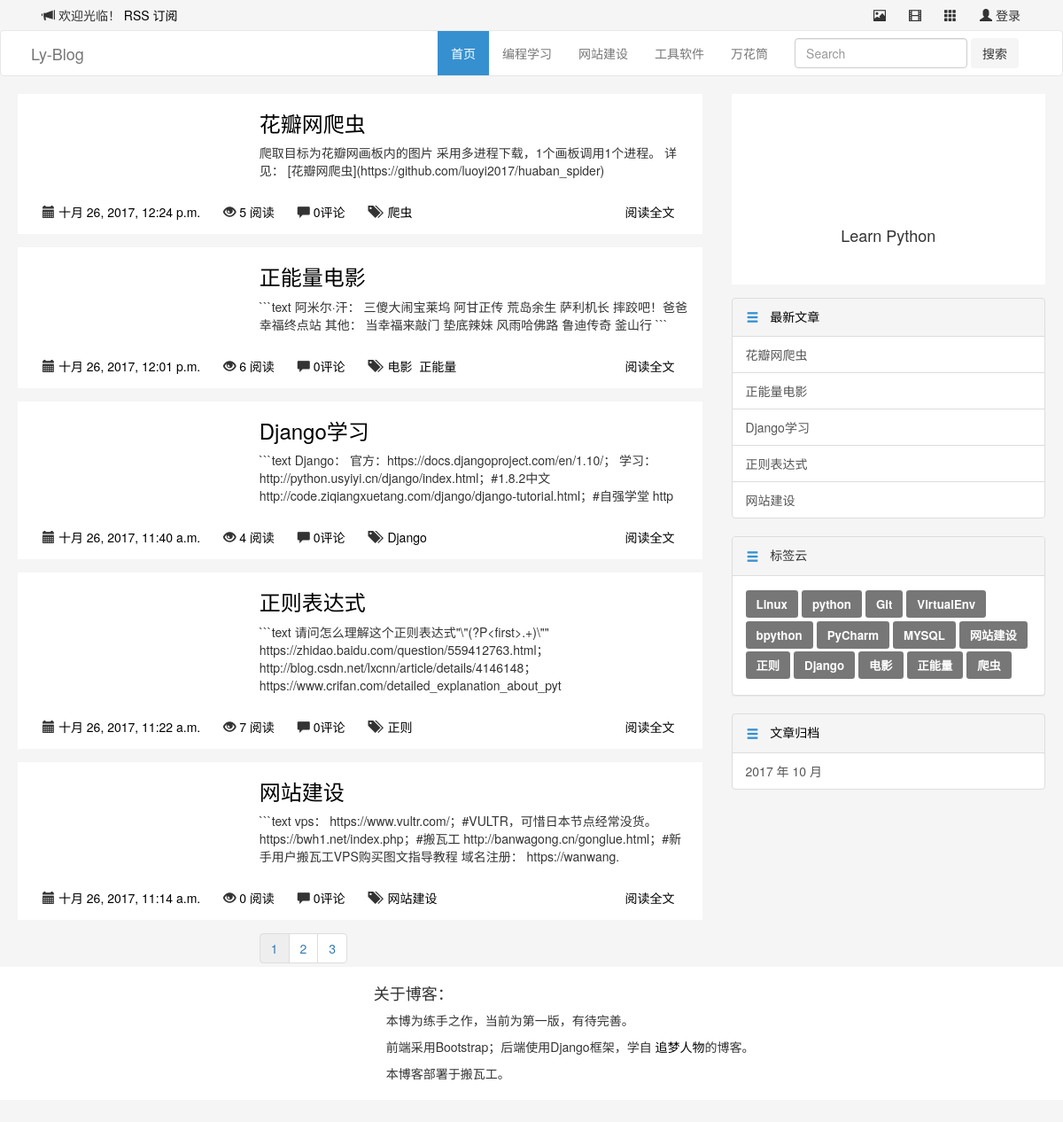
/, run on an earlier commit of the app's database.
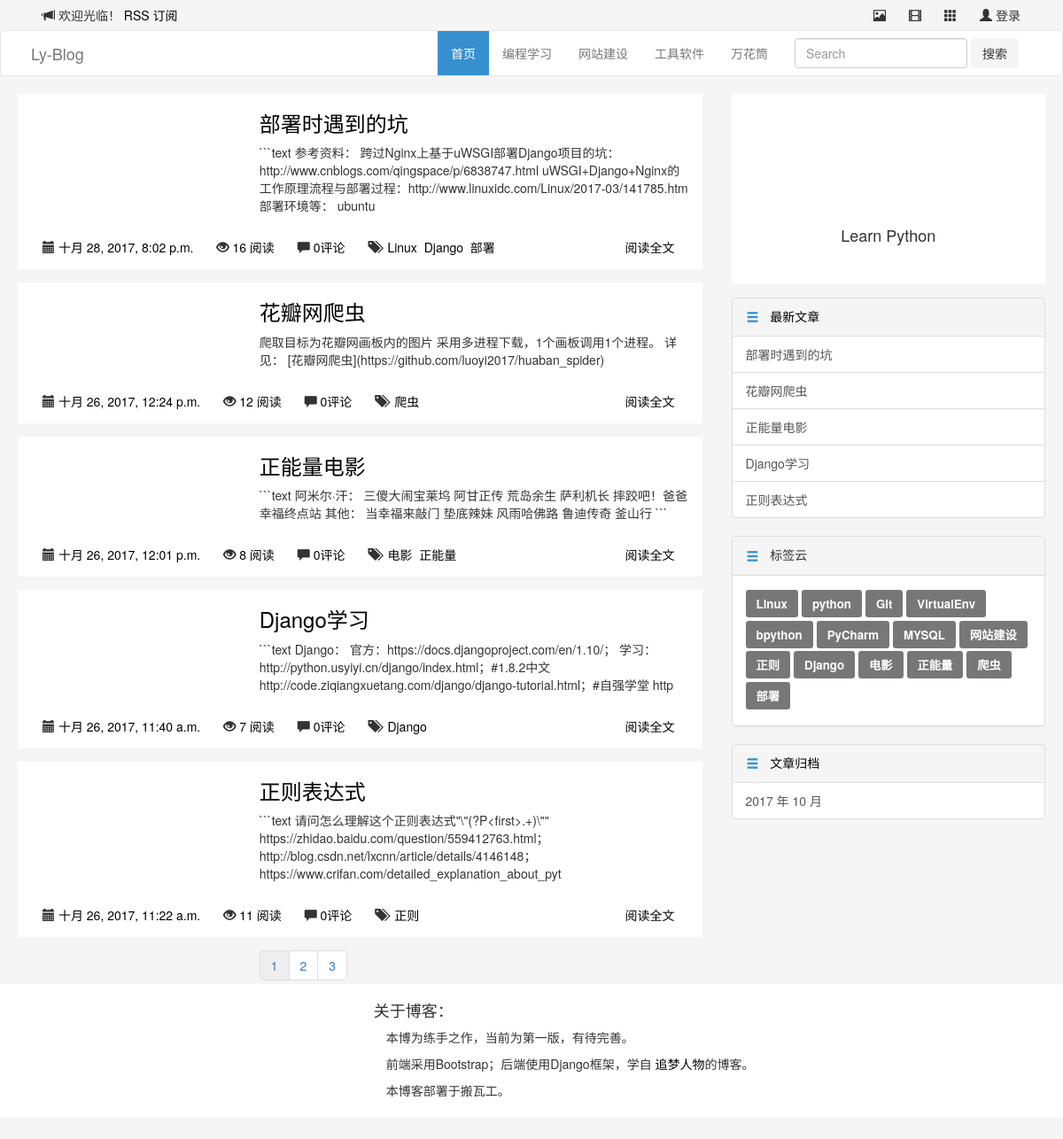
And on a later commit of the database.
### blog/models.py (models this page shows, shortened)
@python_2_unicode_compatible
class Category(models.Model):
    name = models.CharField(max_length=100)

@python_2_unicode_compatible
class Article(models.Model):
    title = models.CharField(max_length=70)
    body = models.TextField()
    created_time = models.DateTimeField()
    modified_time = models.DateTimeField()
    excerpt = models.CharField(max_length=200, blank=True)
    category = models.ForeignKey(Category)
    tags = models.ManyToManyField(Tag, blank=True)
    author = models.ForeignKey(User)
    views = models.PositiveIntegerField(default=0)
    def get_absolute_url(self):
        return reverse('blog:detail', kwargs={'pk': self.pk})
    class Meta:
        ordering = ['-created_time']

@python_2_unicode_compatible
class Tag(models.Model):
    name = models.CharField(max_length=100)

### blog/views.py (the view, shortened to what this page needs)
# urls.py: url(r'^$', views.IndexView.as_view(), name='index'),
class IndexView(ListView):
    model = Article
    template_name = 'blog/index.html'
    context_object_name = 'article_list'
    paginate_by = 5
    def get_context_data(self, **kwargs):
        context = super().get_context_data(**kwargs)
        paginator = context.get('paginator')
        page = context.get('page_obj')
        is_paginated = context.get('is_paginated')
        pagination_data = self.pagination_data(paginator, page, is_paginated)
        context.update(pagination_data)
        return context
    def pagination_data(self, paginator, page, is_paginated):
        if not is_paginated:
            return {}
        left = []
        right = []
        left_has_more = False
        right_has_more = False
        first = False
        last = False
        page_number = page.number
        total_pages = paginator.num_pages
        page_range = paginator.page_range
        if page_number == 1:
            right = page_range[page_number:page_number + 2]
            if right[-1] < total_pages - 1:
                right_has_more = True
            if right[-1] < total_pages:
                last = True
        elif page_number == total_pages:
            left = page_range[(page_number - 3) if (page_number - 3) > 0 else 0:page_number - 1]
            if left[0] > 2:
                left_has_more = True
            if left[0] > 1:
                first = True
        data = {
            'left': left,
            'right': right,
            'left_has_more': left_has_more,
            'right_has_more': right_has_more,
            'first': first,
            'last': last,
        }
        return data

### blog/templatetags/blog_tags.py (called while the page is built)
@register.simple_tag
def get_recent_articles(num=5):
    return Article.objects.all().order_by('-created_time')[:num]

@register.simple_tag
def archives():
    return Article.objects.dates('created_time', 'month', order='DESC')

@register.simple_tag
def get_categories():
    return Category.objects.annotate(num_articles=Count('article')).filter(num_articles__gt=0)

@register.simple_tag
def get_tags():
    return Tag.objects.annotate(num_articles=Count('article')).filter(num_articles__gt=0)

### templates/blog/index.html (shortened to what this page needs)
{% extends 'base.html' %}
{% block main %}
  <div class="row">
    {% for article in article_list %}
      <div class="col-xs-12 blog-default blog-height-3">
      <div class="row">
        <div class="col-sm-4">
        </div>
        <div class="col-sm-8">
          <h3 class="blog-head"><a href="{{ article.get_absolute_url }}">{{ article.title }}</a></h3>
          <p>{{ article.body|truncatechars:200 }}</p>
        </div>
        <div class="col-sm-12 blog-btn-1">
          <button type="button" class="btn btn-default blog-btn-2 pull-left">
            <span class="glyphicon glyphicon-calendar" aria-hidden="true"></span>
            <a href="{% url 'blog:archives' article.created_time.year article.created_time.month %}">{{ article.created_time }}</a>
          </button>
          <button type="button" class="btn btn-default blog-btn-2 pull-left">
            <span class="glyphicon glyphicon-eye-open" aria-hidden="true"></span>
            <a href="#">{{ article.views }} 阅读</a>
          </button>
          <button type="button" class="btn btn-default blog-btn-2 pull-left">
            <span class="glyphicon glyphicon-comment" aria-hidden="true"></span>
            <a href="{{ article.get_absolute_url }}">{{ article.comment_set.count }}评论</a>
          </button>
          <button type="button" class="btn btn-default blog-btn-2 pull-left">
            <span class="glyphicon glyphicon-tags" aria-hidden="true"></span>
            {% for tag in article.tags.all %}
              <a href="{% url 'blog:tag' tag.pk %}">&nbsp{{ tag.name }}</a>
            {% endfor %}
          </button>
          <button type="button" class="btn btn-default blog-btn-2 pull-right">
            <a href="{{ article.get_absolute_url }}">阅读全文</a>
          </button>
        </div>
      </div>
    </div>
    {% empty %}
      暂时还没有发布的文章！
    {% endfor %}
    <div class="col-xs-12 col-sm-8 col-sm-offset-4 ">
      <nav aria-label="Page navigation">
        <ul class="pagination">
        {% if is_paginated %}
          <li><a href="?page={{ page_obj.number }}" style="background-color: #eee;">{{ page_obj.number }}</a></li>
          {% if right %}
            {% for i in right %}
              <li><a href="?page={{ i }}">{{ i }}</a></li>
            {% endfor %}
          {% endif %}
        {% endif %}
        </ul>
        <br>
      </nav>
    </div>
  </div>
{% endblock main %}

### templates/base.html (shortened to what this page needs)
{% load staticfiles %}
{% load blog_tags %}
<!DOCTYPE html>
<html lang="zh-CN">
  <head>
    <link href="https://cdn.bootcss.com/bootstrap/3.3.7/css/bootstrap.min.css" rel="stylesheet">
    <link rel="stylesheet" href="{% static 'blog/css/blog_base.css' %}">
    <link rel="stylesheet" href="{% static 'blog/css/highlights/vs.css' %}">
  </head>
  <body>
    <div class="container">
      <button type="button" class="btn btn-default pull-left">
        <span class="glyphicon glyphicon-bullhorn" aria-hidden="true"></span> 欢迎光临！
        <a href="{% url 'rss' %}">RSS 订阅</a>
      </button>
      <a href="#">
        <button type="button" class="btn btn-default pull-right">
          <span class="glyphicon glyphicon-user" aria-hidden="true"></span> 登录
        </button>
      </a>
      <a href="#">
        <button type="button" class="btn btn-default pull-right">
          <span class="glyphicon glyphicon-th" aria-hidden="true"></span>
        </button>
      </a>
      <a href="#">
        <button type="button" class="btn btn-default pull-right">
          <span class="glyphicon glyphicon-film" aria-hidden="true"></span>
        </button>
      </a>
      <a href="#">
        <button type="button" class="btn btn-default pull-right">
          <span class="glyphicon glyphicon-picture" aria-hidden="true"></span>
        </button>
      </a>
    </div>
    <nav class="navbar navbar-default">
      <div class="container">
        <div class="navbar-header">
          <a class="navbar-brand" href="{% url 'blog:index' %}">Ly-Blog</a>
        </div>
        <div class="collapse navbar-collapse" id="bs-example-navbar-collapse-1">
          <form class="navbar-form navbar-right" method="get" id="searchform" action="{% url 'haystack_search' %}">
            <div class="form-group">
              <input type="text" class="form-control" name="q" placeholder="Search">
            </div>
            <button type="submit" class="btn btn-default">搜索</button>
          </form>
          <ul class="nav navbar-nav navbar-right">
            <li class="active"><a href="{% url 'blog:index' %}">首页<span class="sr-only">(current)</span></a></li>
            {% get_categories as category_list %}
            {% for category in category_list %}
              <li>
                <a href="{% url 'blog:category' category.pk %}">
                  {{ category.name }}
                </a>
              </li>
            {% empty %}
              <li><a href="#">暂无分类</a></li>
            {% endfor %}
          </ul>
        </div>
      </div>
    </nav>
<div class="container">
  <div class="row">
    <div class="col-xs-12 col-sm-8">
      {% block main %}
      {% endblock main %}
    </div>
    <div class="col-xs-12 col-sm-4">
      <div class="row">
        <div class="col-sm-11 col-sm-offset-1 blog-height-2 blog-default">
          <div class="row">
            <div class="col-sm-12 blog-height-6" style="background:url(http://owgisv3lp.bkt.clouddn.com/blog/blog_00001.jpg) no-repeat center center;">
            </div>
            <div class="col-sm-12">
              <div class="row">
                <div class="text-center">
                </div>
              </div>
            </div>
            <div class="col-sm-12">
              <div class="row">
                <h4 class="text-center">Learn Python</h4>
              </div>
            </div>
          </div>
        </div>
        <div class="col-sm-11 col-sm-offset-1 blog-height-3">
          <div class="row">
            <div class="list-group">
              <a href="#" class="list-group-item active">
                <button type="button" class="btn btn-default">
                  <span class="glyphicon glyphicon-menu-hamburger" aria-hidden="true"></span>
                </button>
                &nbsp&nbsp最新文章
              </a>
              {% get_recent_articles as recent_article_list %}
              {% for article in recent_article_list %}
                <a href="{{ article.get_absolute_url }}" class="list-group-item">{{ article.title }}</a>
              {% empty %}
                暂无文章！
              {% endfor %}
            </div>
          </div>
        </div>
        <div class="col-sm-11 col-sm-offset-1 blog-height-3">
          <div class="row">
            <div class="panel panel-default">
              <div class="panel-heading">
                <button type="button" class="btn btn-default">
                  <span class="glyphicon glyphicon-menu-hamburger" aria-hidden="true"></span>
                </button>
                &nbsp&nbsp标签云
              </div>
              <div class="panel-body">
                {% get_tags as tag_list %}
                {% for tag in tag_list %}
                  <a href="{% url 'blog:tag' tag.pk %}"><span class="label label-default">{{ tag.name }}</span></a>
                {% empty %}
                暂无标签！
                {% endfor %}
              </div>
            </div>
          </div>
        </div>
        <div class="col-sm-11 col-sm-offset-1 blog-height-3">
          <div class="row">
            <div class="list-group">
              <a href="#" class="list-group-item active">
                <button type="button" class="btn btn-default">
                  <span class="glyphicon glyphicon-menu-hamburger" aria-hidden="true"></span>
                </button>
                &nbsp&nbsp文章归档
              </a>
              {% archives as date_list %}
              {% for date in date_list %}
                <a href="{% url 'blog:archives' date.year date.month %}" class="list-group-item">{{ date.year }} 年 {{ date.month }} 月</a>
              {% empty %}
              暂无归档！
              {% endfor %}
            </div>
          </div>
        </div>
      </div>
    </div>
  </div>
</div>
<div class="container-fluid">
  <div class="row">
    <div class="col-xs-12 blog-height-4 blog-default-2">
      <div class="container blog-padding-2">
        <div class="row">
          <div class="col-xs-12 col-sm-4"></div>
          <div class="col-xs-12 col-sm-8 ">
            <h4>关于博客：</h4>
            <p class="blog-p">本博为练手之作，当前为第一版，有待完善。</p>
            <p class="blog-p">前端采用Bootstrap；后端使用Django框架，学自
              <a href="http://zmrenwu.com/post/2/">追梦人物</a>的博客。
            </p>
            <p class="blog-p">本博客部署于搬瓦工。</p>
          </div>
        </div>
      </div>
    </div>
  </div>
</div>
  </body>
</html>

### blog/static/blog/css/blog_base.css (style rules this page uses)
body { background: #f5f5f5;  }
a { color: black; }
.navbar-default { background-color: white; }
.navbar-default .navbar-nav>.active>a { color: white; background-color: #3690cf; }
.list-group-item > .btn { padding: 0px 0px; color: #3690cf; background-color: transparent; border-color: transparent; margin-top: -2px; }
.list-group-item.active, .list-group-item.active:hover { background-color: #f5f5f5; border-color: #ddd; color: black; }
.panel-heading > .btn { padding: 0px 0px; color: #3690cf; background-color: transparent; border-color: transparent; margin-top: -2px; }
.blog-default { background: #fff; margin-bottom: 15px; }
.blog-default-2 { background: #fff; margin-bottom: 25px; }
.blog-height-2 { height: 215px; }
.blog-height-3 { height: auto; }
.blog-height-4 { height: 150px; }
.blog-height-6 { height: 120px; }
.blog-p { text-indent:1em; }
.blog-padding-2 { padding-top: 10px; }
.blog-btn-1 { margin-top: 10px; padding-bottom: 8px;  }
.blog-btn-1 > .blog-btn-2 { background-color: transparent; border-color: transparent; }
.btn-default { background-color: #f5f5f5; border-color: #f5f5f5; }
.pagination { margin: 0px 0; }
.container { padding-right: 20px; padding-left: 20px; }
.label { line-height: 262%; padding: 6px 12px; font-size: 95%; }

What changed in the data, as far as the page shows it:
no longer on this page (row unchanged): Article: title "网站建设", body "```text vps： https://www.vultr.com/；#VULTR，可惜日本节点经常没货。 https://bwh1.net/index.php；#搬瓦工 http://banwagong.cn/gonglue.html；#新手用户搬瓦工VPS购买图文指导教程 域名注册： https://wanwang.", created_time "十月 26, 2017, 11:14 a.m.", views "0", comment_set.count "0", Tag (name "网站建设")
added Article: title "部署时遇到的坑", body "```text 参考资料： 跨过Nginx上基于uWSGI部署Django项目的坑：http://www.cnblogs.com/qingspace/p/6838747.html uWSGI+Django+Nginx的工作原理流程与部署过程：http://www.linuxidc.com/Linux/2017-03/141785.htm 部署环境等： ubuntu", created_time "十月 28, 2017, 8:02 p.m.", views "16", comment_set.count "0", Tag (name "Linux"), Tag (name "Django")
added Tag: name "部署"
changed Article "花瓣网爬虫": views "5" → "12"
changed Article "正能量电影": views "6" → "8"
changed Article "Django学习": views "4" → "7"
changed Article "正则表达式": views "7" → "11"
